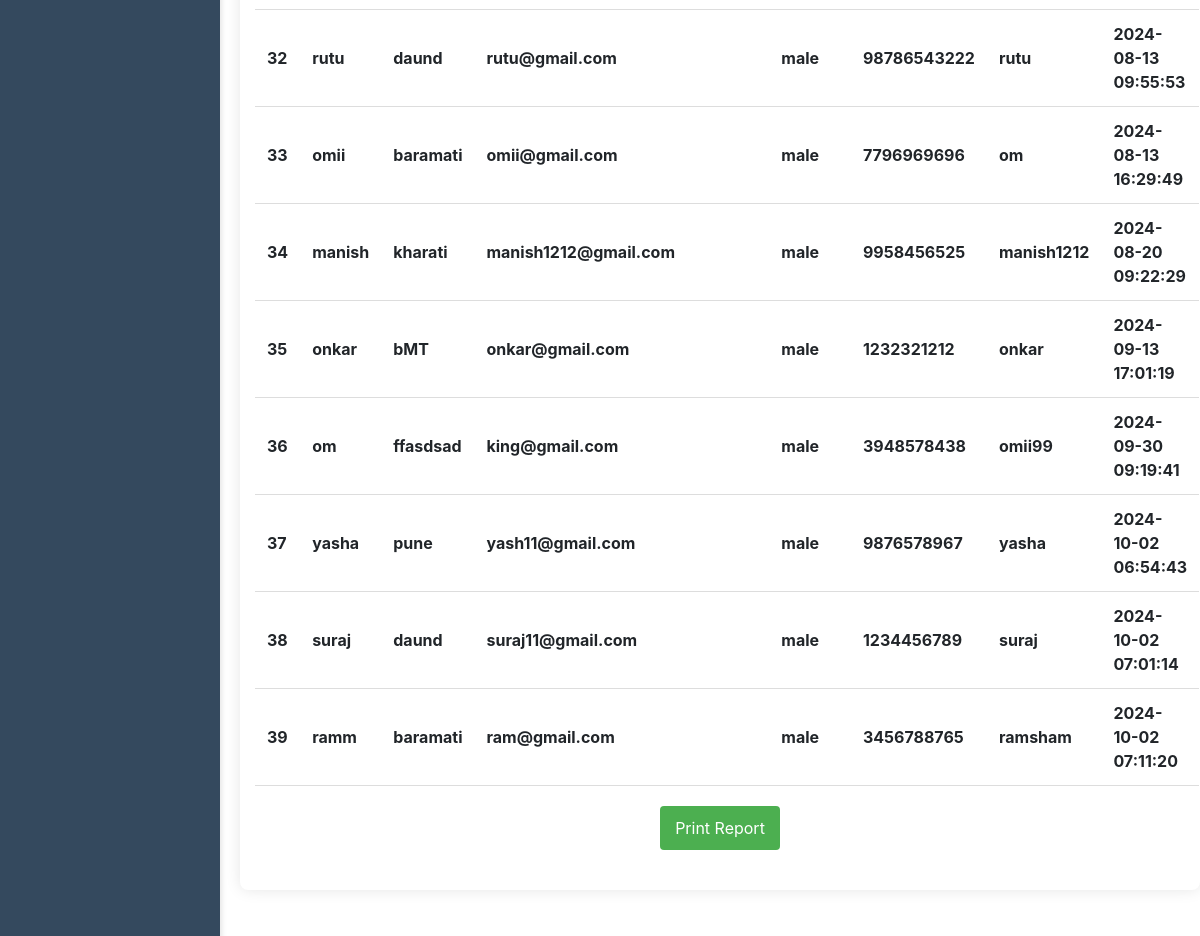
/admin/alldonor.php (signed in, middle part), run on an earlier commit of the app's database.
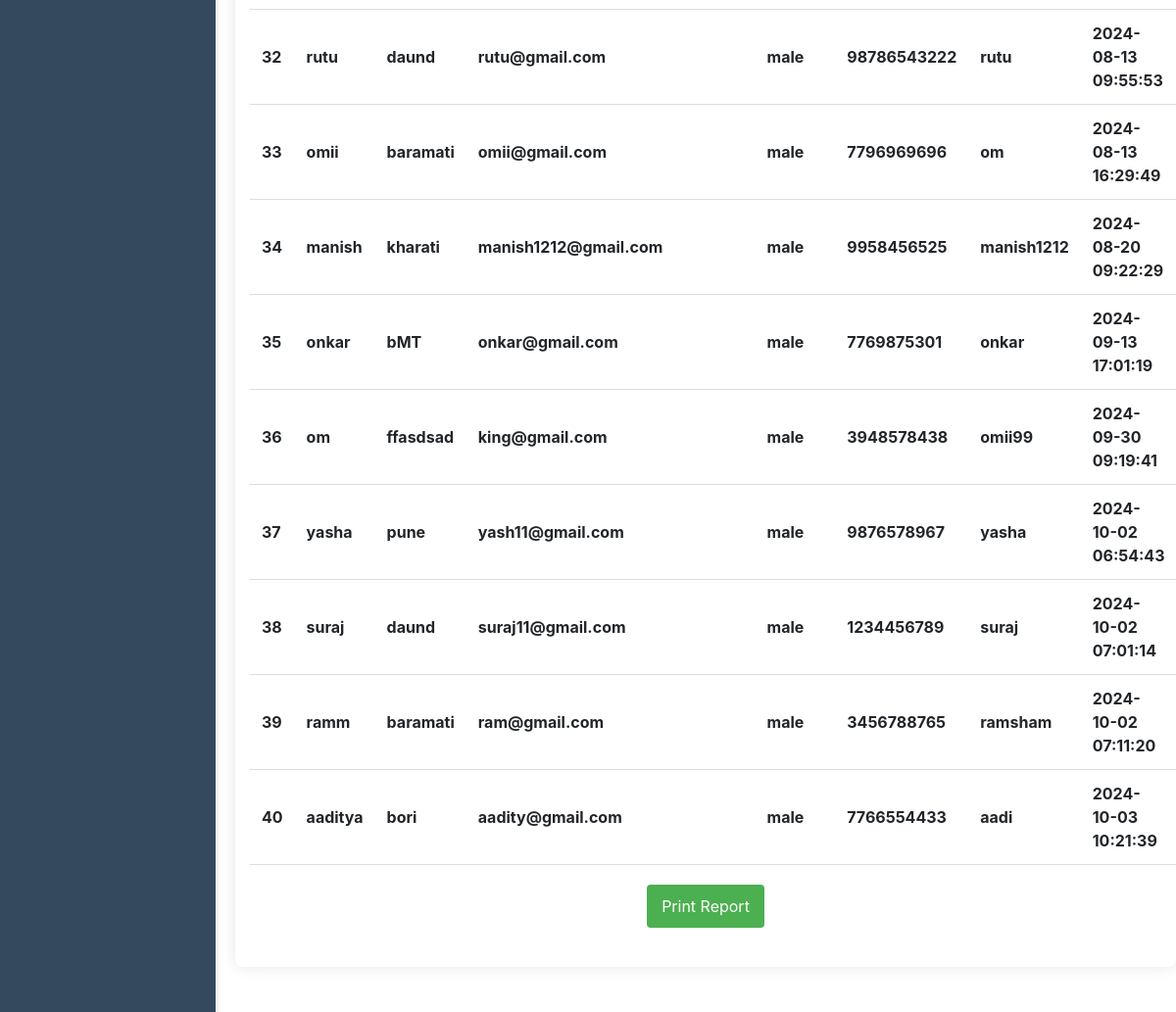
And on a later commit of the database.
### tables this page shows
CREATE TABLE `donor` (
  `id` int(11) NOT NULL,
  `full_name` varchar(255) NOT NULL,
  `address` varchar(255) NOT NULL,
  `email` varchar(255) NOT NULL,
  `gender` enum('male','female') NOT NULL,
  `contact` varchar(20) NOT NULL,
  `username` varchar(50) NOT NULL,
  `password` varchar(255) NOT NULL,
  `created_at` timestamp NOT NULL DEFAULT current_timestamp()
);

### admin/alldonor.php (the view, shortened to what this page needs)
<?php
@include 'header.php';
@include 'conn1.php';
$sql = "SELECT * FROM donor";
$result = $conn->query($sql);
$donors = [];
if ($result->num_rows > 0) {
    while ($row = $result->fetch_assoc()) {
        $donors[] = $row;
    }
}
?>
<!DOCTYPE html>
<html lang="en">
<head>
</head>
<body>
<main>
    <div class="container">
        <table id="donationTable">
            <tbody id="donorTable">
                <?php foreach ($donors as $donor): ?>
                    <tr>
                        <td><?= htmlspecialchars($donor['id']) ?></td>
                        <td><?= htmlspecialchars($donor['full_name']) ?></td>
                        <td><?= htmlspecialchars($donor['address']) ?></td>
                        <td><?= htmlspecialchars($donor['email']) ?></td>
                        <td><?= htmlspecialchars($donor['gender']) ?></td>
                        <td><?= htmlspecialchars($donor['contact']) ?></td>
                        <td><?= htmlspecialchars($donor['username']) ?></td>
                        <td><?= htmlspecialchars($donor['created_at']) ?></td>
                    </tr>
                <?php endforeach; ?>
            </tbody>
        </table>
        <button class="print-button no-print" onclick="printTable()">Print Report</button>
    </div>
    <br><br>
    <?php @include'footer.php'; ?>
</main>
</body>
</html>

What changed in the data, as far as the page shows it:
changed donor "onkar": contact "1232321212" → "7769875301"
added donor: id "40", full_name "aaditya", address "bori", email "aadity@gmail.com", gender "male", contact "7766554433", username "aadi", created_at "2024-10-03 10:21:39"
